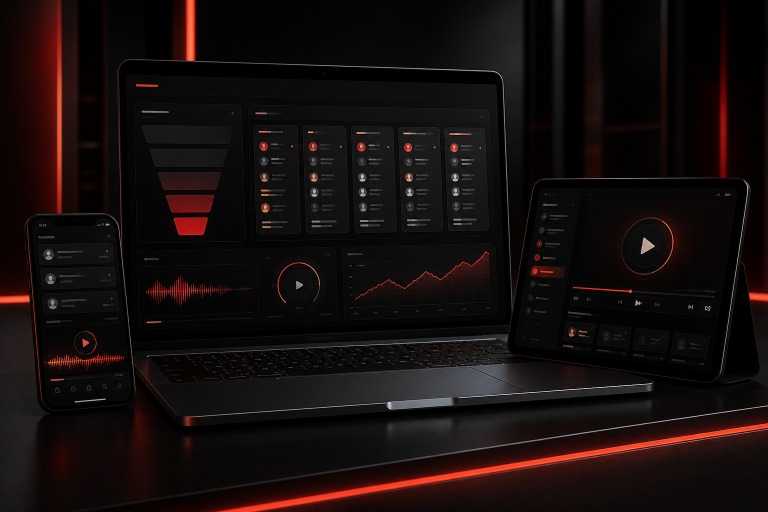
#> input picture assets/source-fechamento.png, 1536 x 1024 px (shown at 1/2 size)
$ python build_assets.py
#> lines starting #> are read from the running program, lines starting #| are printed output that depends on the picture
from pathlib import Path
from PIL import Image, ImageDraw, ImageFont, ImageFilter, ImageOps


ROOT = Path(__file__).resolve().parents[1]
ASSETS = ROOT / "assets"
ASSETS.mkdir(exist_ok=True)

RED = (224, 32, 32)
ORANGE = (255, 109, 15)
WHITE = (245, 245, 245)
MUTED = (176, 176, 176)
BLACK = (5, 5, 5)

FONT_DISPLAY = "/System/Library/Fonts/Supplemental/Impact.ttf"
FONT_DISPLAY_2 = "/System/Library/Fonts/Supplemental/DIN Condensed Bold.ttf"
FONT_BODY = "/System/Library/Fonts/Supplemental/Arial.ttf"
FONT_BODY_BOLD = "/System/Library/Fonts/Supplemental/Arial Bold.ttf"


def font(path, size):
    return ImageFont.truetype(path, size)


def cover(path):
    return Image.open(ROOT / path).convert("RGBA")


def fit_fill(img, size):
    return ImageOps.fit(img, size, method=Image.Resampling.LANCZOS, centering=(0.5, 0.5))


# [34 lines left out: functions rounded_mask, paste_rounded, paste_rotated, not called in this run]


def linear_gradient(size, top, bottom):
    w, h = size
    img = Image.new("RGBA", size, top)
    px = img.load()
    for y in range(h):
        t = y / max(1, h - 1)
        color = tuple(int(top[i] * (1 - t) + bottom[i] * t) for i in range(4))
        for x in range(w):
            px[x, y] = color
    return img


def radial_glow(size, center, radius, color):
    w, h = size
    img = Image.new("RGBA", size, (0, 0, 0, 0))
    px = img.load()
    cx, cy = center
    for y in range(h):
        for x in range(w):
            d = ((x - cx) ** 2 + (y - cy) ** 2) ** 0.5
            if d < radius:
                a = int(color[3] * (1 - d / radius) ** 2)
                px[x, y] = (*color[:3], a)
    return img.filter(ImageFilter.GaussianBlur(18))


def draw_text(draw, xy, text, fnt, fill, anchor=None, align="left"):
    draw.text(xy, text, font=fnt, fill=fill, anchor=anchor, align=align)


def text_center(draw, y, text, fnt, fill, width):
    bbox = draw.textbbox((0, 0), text, font=fnt)
    draw.text(((width - (bbox[2] - bbox[0])) / 2, y), text, font=fnt, fill=fill)


def build_course_card(src, out, title_lines, accent_line=None, crop=(520, 640)):
    raw = cover(src)
    bg = linear_gradient(crop, (8, 8, 8, 255), (18, 3, 3, 255))
    bg.alpha_composite(radial_glow(crop, (crop[0] // 2, crop[1] // 2), 430, (224, 32, 32, 90)))

    card = fit_fill(raw, crop)
    bg.alpha_composite(card)

    overlay_top = linear_gradient(crop, (0, 0, 0, 160), (0, 0, 0, 0))
    overlay = linear_gradient(crop, (0, 0, 0, 0), (0, 0, 0, 210))
    bg.alpha_composite(overlay_top)
    bg.alpha_composite(overlay)
    d = ImageDraw.Draw(bg)
    d.rounded_rectangle((24, 24, 188, 58), radius=6, fill=(224, 32, 32, 235))
    draw_text(d, (106, 31), "INCLUSO", font(FONT_BODY_BOLD, 18), WHITE, anchor="ma")
    draw_text(d, (32, 86), "UNIVERSIDADE SISV", font(FONT_BODY_BOLD, 15), MUTED)

    y = crop[1] - 150
    for i, line in enumerate(title_lines):
        fill = RED if accent_line and line == accent_line else WHITE
        text_center(d, y + i * 57, line, font(FONT_DISPLAY, 52), fill, crop[0])
    bg.save(ASSETS / out)


def build_bonus(src_generated):
    source = cover(src_generated)
    canvas = Image.new("RGBA", (720, 900), (4, 4, 4, 255))
    canvas.alpha_composite(radial_glow(canvas.size, (360, 440), 540, (224, 32, 32, 92)))
    visual = fit_fill(source, (720, 900))
    canvas.alpha_composite(visual)
    shade = linear_gradient((720, 900), (0, 0, 0, 35), (0, 0, 0, 205))
    canvas.alpha_composite(shade)
    d = ImageDraw.Draw(canvas)
    d.rounded_rectangle((42, 42, 238, 80), radius=6, fill=(224, 32, 32, 235))
    draw_text(d, (140, 50), "MASTERCLASS", font(FONT_BODY_BOLD, 20), WHITE, anchor="ma")
    draw_text(d, (54, 690), "NOVA ERA DA", font(FONT_DISPLAY_2, 64), WHITE)
    draw_text(d, (54, 752), "GESTÃO DE", font(FONT_DISPLAY_2, 64), WHITE)
    draw_text(d, (54, 814), "TRÁFEGO", font(FONT_DISPLAY_2, 74), ORANGE)
    canvas.save(ASSETS / "bonus-trafego-ai.png")


# [21 lines left out: function build_hero, not called in this run]


def main():
    build_course_card(
        "assets/source-fechamento.png",
        "curso-fechamento-brutal.png",
        ["FECHAMENTO", "BRUTAL"],
        "BRUTAL",
    )
#> in radial_glow, `img = Image.new("RGBA", size, (0, 0, 0, 0))`: img: PIL image 520x640 RGBA; every value is 0
#> in radial_glow, `return img.filter(ImageFilter.GaussianBlur(18))`:
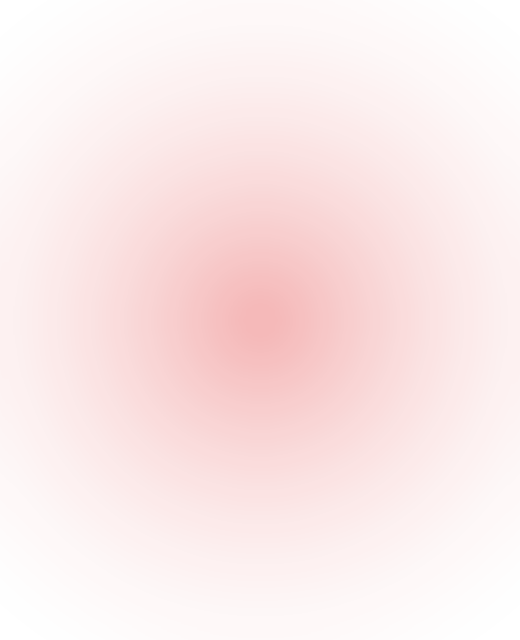
#> returned value: PIL image 520x640 RGBA; mean R, G, B, A 224, 32, 32, 23.9; transparent parts drawn white
#> in build_course_card, `bg.alpha_composite(radial_glow(crop, (crop[0] // 2, crop[1] // 2), 430..`:
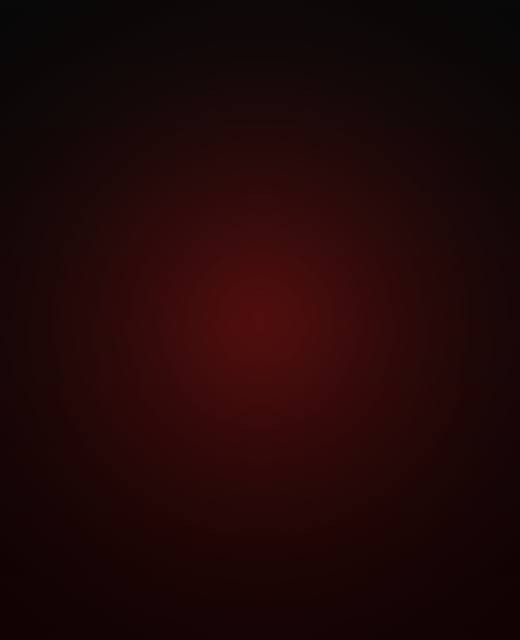
#> bg: PIL image 520x640 RGBA; mean R, G, B, A 32.3, 7.5, 7.5, 255; transparent parts drawn white
#> in build_course_card, `overlay_top = linear_gradient(crop, (0, 0, 0, 160), (0, 0, 0, 0))`:
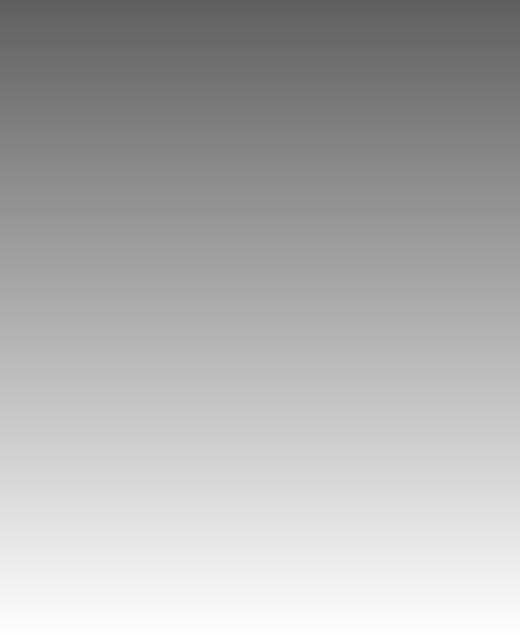
#> overlay_top: PIL image 520x640 RGBA; mean R, G, B, A 0, 0, 0, 79.5; transparent parts drawn white
#> in build_course_card, `overlay = linear_gradient(crop, (0, 0, 0, 0), (0, 0, 0, 210))`:
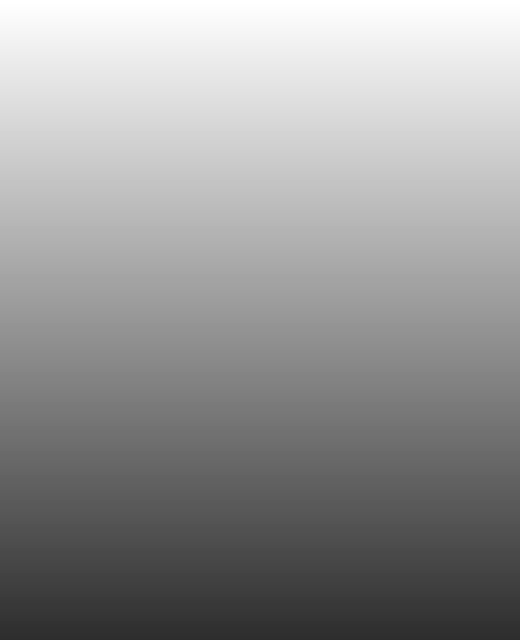
#> overlay: PIL image 520x640 RGBA; mean R, G, B, A 0, 0, 0, 104.5; transparent parts drawn white
    build_course_card(
        "assets/source-persuasao.png",
        "curso-persuasao-brutal.png",
        ["PERSUASÃO", "BRUTAL"],
        "BRUTAL",
    )
#> call 2 of cover, with path = 'assets/source-persuasao.png'
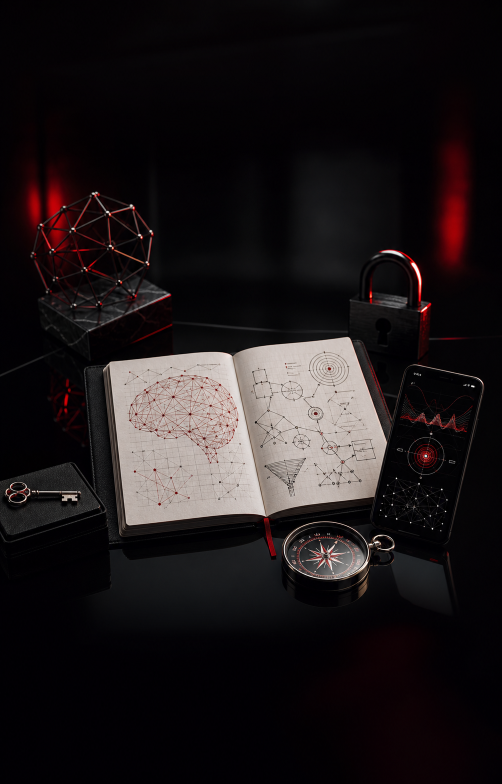
#> input picture assets/source-persuasao.png, 1003 x 1568 px (shown at 1/2 size)
    build_course_card(
        "assets/source-metas.png",
        "curso-metas-comerciais.png",
        ["METAS", "COMERCIAIS"],
    )
#> call 3 of build_course_card, with src = 'assets/source-metas.png', out = 'curso-metas-comerciais.png', crop = (520, 640)
#> call 3 of cover, with path = 'assets/source-metas.png'
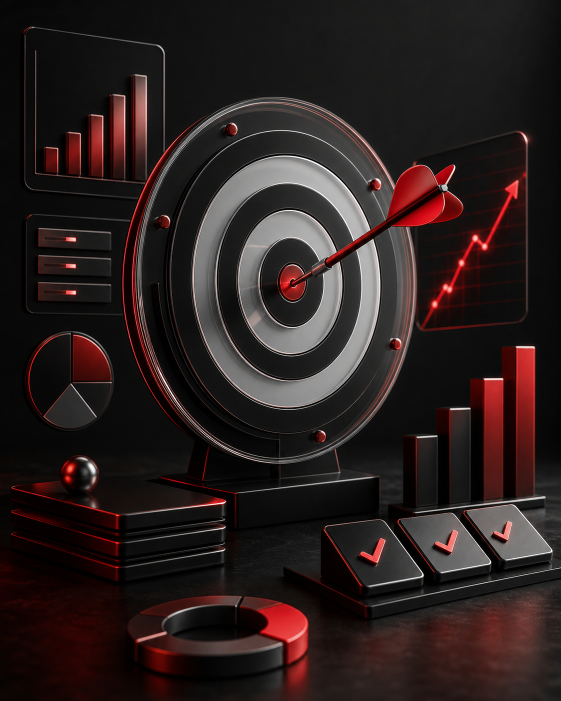
#> input picture assets/source-metas.png, 1122 x 1402 px (shown at 1/2 size)
#> in build_course_card (call 3), `bg.save(ASSETS / out)`:
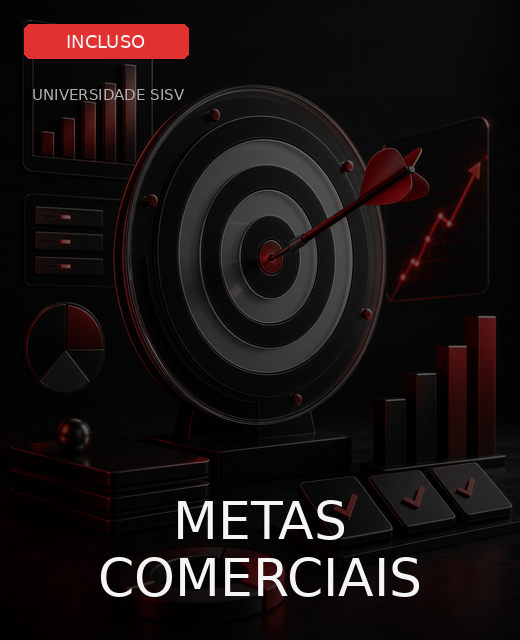
#> saved as curso-metas-comerciais.png: PIL image 520x640 RGBA; mean R, G, B, A 24, 17, 16.8, 254.7; transparent parts drawn white
    build_bonus("assets/source-bonus-trafego.png")
    build_hero()


if __name__ == "__main__":
#> (the run stopped early here; a loop or call above may not have finished)
